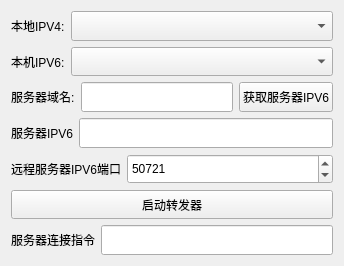
<?xml version="1.0" encoding="UTF-8"?>
<ui version="4.0">
 <class>Widget</class>
 <widget class="QWidget" name="Widget">
  <property name="geometry">
   <rect>
    <x>0</x>
    <y>0</y>
    <width>344</width>
    <height>266</height>
   </rect>
  </property>
  <property name="windowTitle">
   <string>求生之路IPV6联机工具By Away_LL</string>
  </property>
  <layout class="QVBoxLayout" name="verticalLayout" stretch="1,1,1,1,1,1,1">
   <item>
    <layout class="QHBoxLayout" name="horizontalLayout_5" stretch="0,1">
     <item>
      <widget class="QLabel" name="label_5">
       <property name="sizePolicy">
        <sizepolicy hsizetype="Preferred" vsizetype="Preferred">
         <horstretch>0</horstretch>
         <verstretch>0</verstretch>
        </sizepolicy>
       </property>
       <property name="text">
        <string>本地IPV4:</string>
       </property>
      </widget>
     </item>
     <item>
      <widget class="QComboBox" name="localIpv4Addr">
       <property name="sizePolicy">
        <sizepolicy hsizetype="Preferred" vsizetype="Expanding">
         <horstretch>0</horstretch>
         <verstretch>0</verstretch>
        </sizepolicy>
       </property>
      </widget>
     </item>
    </layout>
   </item>
   <item>
    <layout class="QHBoxLayout" name="horizontalLayout" stretch="0,1">
     <item>
      <widget class="QLabel" name="label">
       <property name="sizePolicy">
        <sizepolicy hsizetype="Preferred" vsizetype="Preferred">
         <horstretch>0</horstretch>
         <verstretch>0</verstretch>
        </sizepolicy>
       </property>
       <property name="text">
        <string>本机IPV6:</string>
       </property>
      </widget>
     </item>
     <item>
      <widget class="QComboBox" name="localipv6Addr">
       <property name="sizePolicy">
        <sizepolicy hsizetype="Preferred" vsizetype="Expanding">
         <horstretch>0</horstretch>
         <verstretch>0</verstretch>
        </sizepolicy>
       </property>
      </widget>
     </item>
    </layout>
   </item>
   <item>
    <layout class="QHBoxLayout" name="horizontalLayout_2" stretch="0,2,1">
     <item>
      <widget class="QLabel" name="label_2">
       <property name="sizePolicy">
        <sizepolicy hsizetype="Preferred" vsizetype="Preferred">
         <horstretch>0</horstretch>
         <verstretch>0</verstretch>
        </sizepolicy>
       </property>
       <property name="text">
        <string>服务器域名:</string>
       </property>
      </widget>
     </item>
     <item>
      <widget class="QLineEdit" name="serverDomain">
       <property name="sizePolicy">
        <sizepolicy hsizetype="Expanding" vsizetype="Expanding">
         <horstretch>0</horstretch>
         <verstretch>0</verstretch>
        </sizepolicy>
       </property>
       <property name="text">
        <string/>
       </property>
      </widget>
     </item>
     <item>
      <widget class="QPushButton" name="getServerIP">
       <property name="sizePolicy">
        <sizepolicy hsizetype="Minimum" vsizetype="Expanding">
         <horstretch>0</horstretch>
         <verstretch>0</verstretch>
        </sizepolicy>
       </property>
       <property name="text">
        <string>获取服务器IPV6</string>
       </property>
      </widget>
     </item>
    </layout>
   </item>
   <item>
    <layout class="QHBoxLayout" name="horizontalLayout_3">
     <item>
      <widget class="QLabel" name="label_3">
       <property name="sizePolicy">
        <sizepolicy hsizetype="Preferred" vsizetype="Preferred">
         <horstretch>0</horstretch>
         <verstretch>0</verstretch>
        </sizepolicy>
       </property>
       <property name="text">
        <string>服务器IPV6</string>
       </property>
      </widget>
     </item>
     <item>
      <widget class="QLineEdit" name="serverip">
       <property name="sizePolicy">
        <sizepolicy hsizetype="Expanding" vsizetype="Expanding">
         <horstretch>0</horstretch>
         <verstretch>0</verstretch>
        </sizepolicy>
       </property>
       <property name="text">
        <string/>
       </property>
       <property name="readOnly">
        <bool>true</bool>
       </property>
      </widget>
     </item>
    </layout>
   </item>
   <item>
    <layout class="QHBoxLayout" name="horizontalLayout_4" stretch="0,1">
     <item>
      <widget class="QLabel" name="label_4">
       <property name="sizePolicy">
        <sizepolicy hsizetype="Preferred" vsizetype="Preferred">
         <horstretch>0</horstretch>
         <verstretch>0</verstretch>
        </sizepolicy>
       </property>
       <property name="text">
        <string>远程服务器IPV6端口</string>
       </property>
      </widget>
     </item>
     <item>
      <widget class="QSpinBox" name="serverport">
       <property name="sizePolicy">
        <sizepolicy hsizetype="Minimum" vsizetype="Expanding">
         <horstretch>0</horstretch>
         <verstretch>0</verstretch>
        </sizepolicy>
       </property>
       <property name="maximum">
        <number>65535</number>
       </property>
       <property name="value">
        <number>50721</number>
       </property>
      </widget>
     </item>
    </layout>
   </item>
   <item>
    <widget class="QPushButton" name="start">
     <property name="sizePolicy">
      <sizepolicy hsizetype="Minimum" vsizetype="Expanding">
       <horstretch>0</horstretch>
       <verstretch>0</verstretch>
      </sizepolicy>
     </property>
     <property name="text">
      <string>启动转发器</string>
     </property>
    </widget>
   </item>
   <item>
    <layout class="QHBoxLayout" name="horizontalLayout_7">
     <item>
      <widget class="QLabel" name="label_7">
       <property name="sizePolicy">
        <sizepolicy hsizetype="Preferred" vsizetype="Preferred">
         <horstretch>0</horstretch>
         <verstretch>0</verstretch>
        </sizepolicy>
       </property>
       <property name="text">
        <string>服务器连接指令</string>
       </property>
      </widget>
     </item>
     <item>
      <widget class="QLineEdit" name="linkCmd">
       <property name="sizePolicy">
        <sizepolicy hsizetype="Expanding" vsizetype="Expanding">
         <horstretch>0</horstretch>
         <verstretch>0</verstretch>
        </sizepolicy>
       </property>
       <property name="readOnly">
        <bool>true</bool>
       </property>
      </widget>
     </item>
    </layout>
   </item>
  </layout>
 </widget>
 <resources/>
 <connections/>
</ui>
